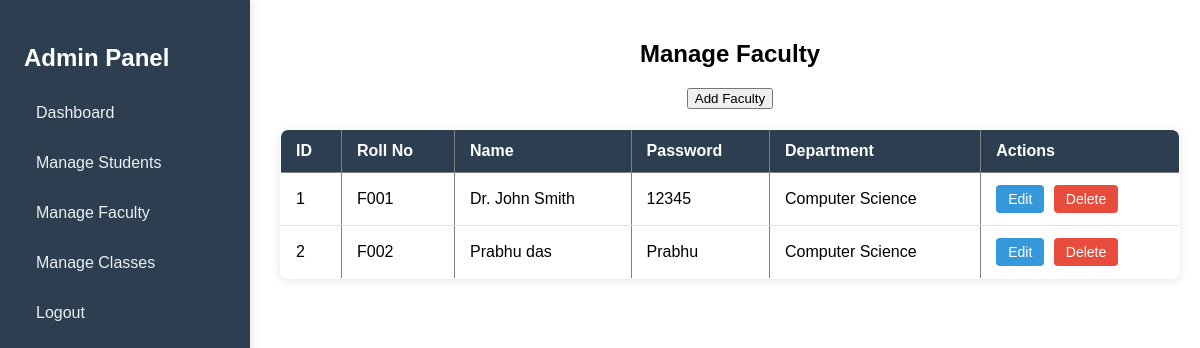
Page /manage_faculty.php (signed in) on the committed database.
### tables this page shows
CREATE TABLE `faculty` (
  `id` int(11) NOT NULL,
  `rollno` varchar(20) NOT NULL,
  `name` varchar(100) NOT NULL,
  `password` varchar(255) NOT NULL,
  `department` varchar(100) DEFAULT NULL,
  `profile_photo` varchar(255) DEFAULT 'uploads/default.png'
);

### manage_faculty.php (the view, shortened to what this page needs)
<?php
require 'db.php';
$faculty_list = $conn->query("SELECT * FROM faculty");
?>
<!DOCTYPE html>
<html lang="en">
<head>
    <link rel="stylesheet" href="css/styles.css">
</head>
<body>
<div class="sidebar">
    <h2>Admin Panel</h2>
    <a href="admin_dashboard.php">Dashboard</a>
    <a href="manage_students.php">Manage Students</a>
    <a href="manage_faculty.php">Manage Faculty</a>
    <a href="manage_classes.php">Manage Classes</a>
    <a href="logout.php">Logout</a>
</div>
<div class="main-content">
    <h2>Manage Faculty</h2>
    <button onclick="openAddModal()">Add Faculty</button>
    <table border="1">
        <tr>
            <th>ID</th>
            <th>Roll No</th>
            <th>Name</th>
            <th>Password</th>
            <th>Department</th>
            <th>Actions</th>
        </tr>
        <?php while ($faculty = $faculty_list->fetch_assoc()): ?>
            <tr>
                <td><?= $faculty['id'] ?></td>
                <td><?= htmlspecialchars($faculty['rollno']) ?></td>
                <td><?= htmlspecialchars($faculty['name']) ?></td>
                <td><?= htmlspecialchars($faculty['password']) ?></td>
                <td><?= htmlspecialchars($faculty['department']) ?></td>
                <td>
                    <button onclick="openEditModal('<?= $faculty['id'] ?>', '<?= htmlspecialchars($faculty['rollno']) ?>', '<?= htmlspecialchars($faculty['name']) ?>', '<?= htmlspecialchars($faculty['password']) ?>', '<?= htmlspecialchars($faculty['department']) ?>')">Edit</button>
                    <a href="manage_faculty.php?delete=<?= $faculty['id'] ?>" class="delete-btn" onclick="return confirm('Are you sure you want to delete?');">Delete</a>
                </td>
            </tr>
        <?php endwhile; ?>
    </table>
</div>
</body>
</html>

### css/styles.css (style rules this page uses)
.sidebar { width: 250px; background-color: #007bff; color: white; display: flex; flex-direction: column; padding: 20px; box-shadow: 2px 0 10px rgba(0,0,0,0.1); box-sizing: border-box; flex-shrink: 0; }
.main-content { display: flex; flex-direction: column; justify-content: center; flex-grow: 1; content: center; align-items: center; background-color: white; }

### manage_faculty.php (style rules this page uses)
body { display: flex; margin: 0; font-family: Arial, sans-serif; }
.sidebar { width: 250px; height: 100vh; background: #2c3e50; color: #fff; padding: 1.5rem; position: fixed; box-shadow: 2px 0 10px rgba(0,0,0,0.1); }
.sidebar a { display: block; color: #ecf0f1; padding: 0.75rem; text-decoration: none; margin-bottom: 0.5rem; border-radius: 4px; transition: all 0.2s ease; }
.main-content { margin-left: 260px; padding: 20px; width: 100%; }
.delete-btn { background: red; color: white; padding: 5px 10px; border: none; cursor: pointer; }
table { width: 100%; border-collapse: collapse; margin-top: 20px; box-shadow: 0 2px 10px rgba(0,0,0,0.1); overflow: hidden; border-radius: 8px; }
table th { background: #2c3e50; color: white; padding: 12px 15px; text-align: left; }
table td { padding: 12px 15px; border-bottom: 1px solid #e0e0e0; }
table tr:last-child td { border-bottom: none; }
table button, table .delete-btn { padding: 6px 12px; border: none; border-radius: 4px; cursor: pointer; font-size: 14px; transition: all 0.2s; }
table button { background: #3498db; color: white; margin-right: 5px; }
table .delete-btn { background: #e74c3c; color: white; text-decoration: none; display: inline-block; }

### rows in the picture
faculty: id "1", rollno "F001", name "Dr. John Smith", password "12345", department "Computer Science"
faculty: id "2", rollno "F002", name "Prabhu das", password "Prabhu", department "Computer Science"
